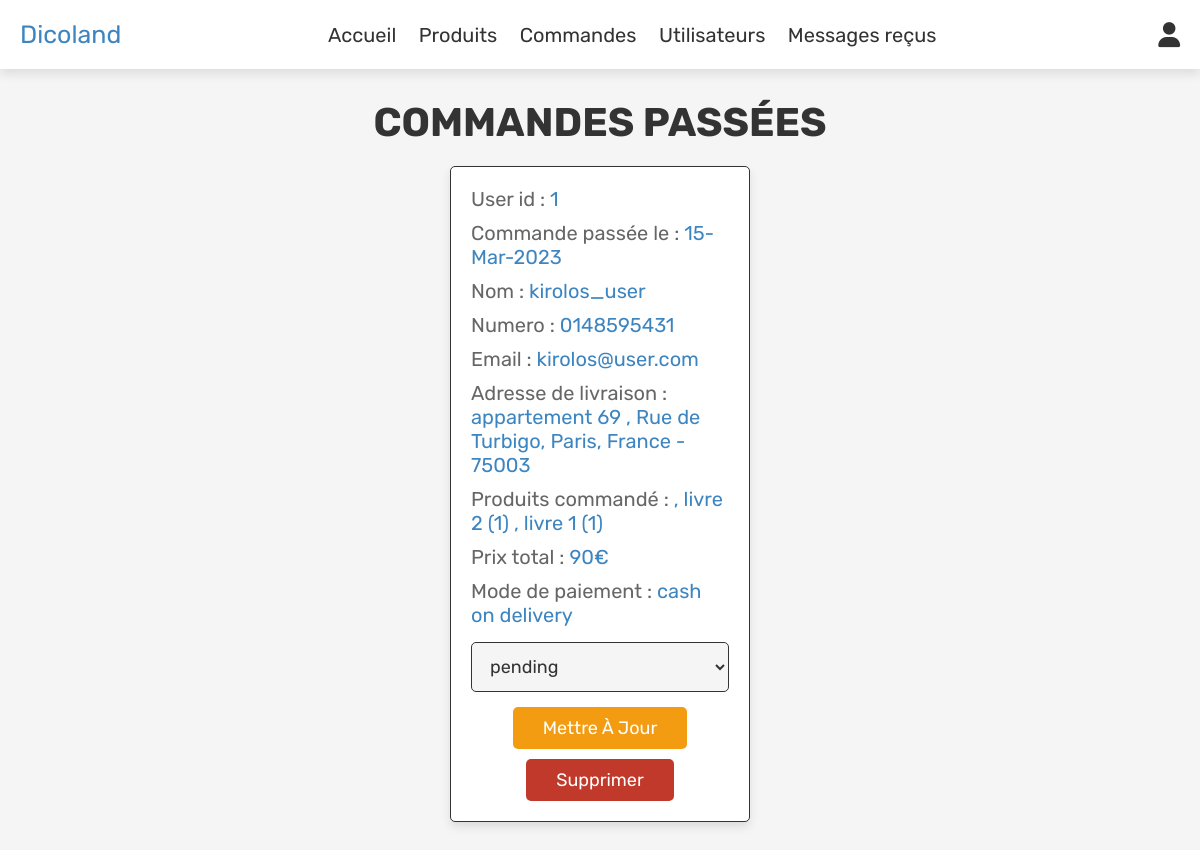
Before: /admin_orders.php (signed in) with the older database file.
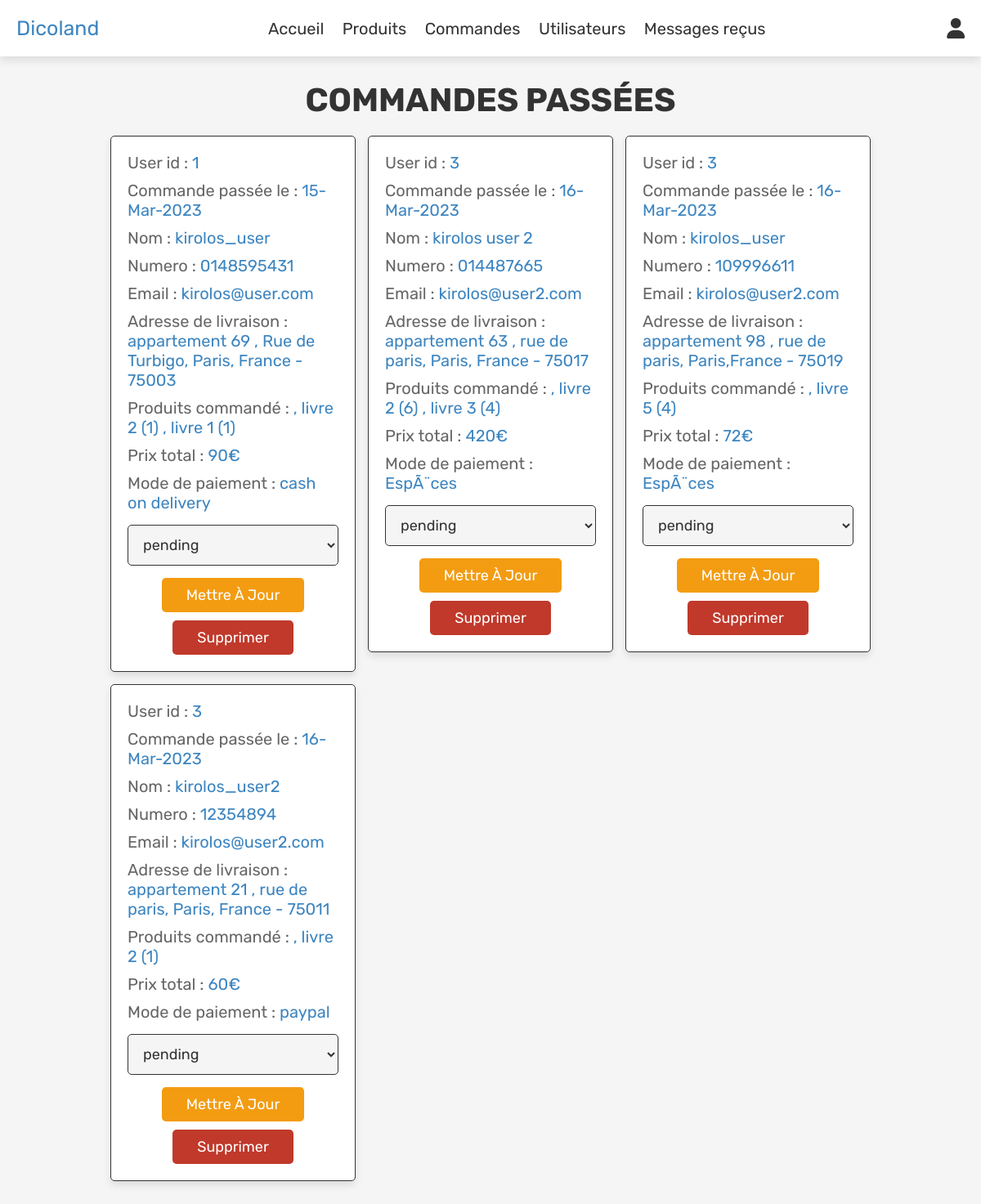
After: the same page with the newer database file.
### tables this page shows
CREATE TABLE `orders` (
  `id` int(100) NOT NULL,
  `user_id` int(100) NOT NULL,
  `name` varchar(100) NOT NULL,
  `number` varchar(12) NOT NULL,
  `email` varchar(100) NOT NULL,
  `method` varchar(50) NOT NULL,
  `address` varchar(500) NOT NULL,
  `total_products` varchar(1000) NOT NULL,
  `total_price` int(100) NOT NULL,
  `placed_on` varchar(50) NOT NULL,
  `payment_status` varchar(20) NOT NULL DEFAULT 'pending'
);

### admin_orders.php (the view, shortened to what this page needs)
<?php
include 'config.php';
?>
<!DOCTYPE html>
<html lang="en">
<head>
   <link rel="stylesheet" href="https://cdnjs.cloudflare.com/ajax/libs/font-awesome/6.0.0/css/all.min.css">
   <link rel="stylesheet" href="css/admin_style.css">
</head>
<body>
<?php include 'admin_header.php'; ?>
<section class="orders">
   <h1 class="title">Commandes passées</h1>
   <div class="box-container">
      <?php
      $select_orders = mysqli_query($conn, "SELECT * FROM `orders`") or die('query failed');
      if(mysqli_num_rows($select_orders) > 0){
         while($fetch_orders = mysqli_fetch_assoc($select_orders)){
      ?>
      <div class="box">
         <p> User id : <span><?php echo $fetch_orders['user_id']; ?></span> </p>
         <p> Commande passée le : <span><?php echo $fetch_orders['placed_on']; ?></span> </p>
         <p> Nom : <span><?php echo $fetch_orders['name']; ?></span> </p>
         <p> Numero : <span><?php echo $fetch_orders['number']; ?></span> </p>
         <p> Email : <span><?php echo $fetch_orders['email']; ?></span> </p>
         <p> Adresse de livraison  : <span><?php echo $fetch_orders['address']; ?></span> </p>
         <p> Produits commandé : <span><?php echo $fetch_orders['total_products']; ?></span> </p>
         <p> Prix total : <span><?php echo $fetch_orders['total_price']; ?>€</span> </p>
         <p> Mode de paiement : <span><?php echo $fetch_orders['method']; ?></span> </p>
         <form action="" method="post">
            <select name="update_payment">
               <option value="" selected disabled><?php echo $fetch_orders['payment_status']; ?></option>
            </select>
            <input type="submit" value="mettre à jour" name="update_order" class="option-btn">
            <a href="admin_orders.php?delete=<?php echo $fetch_orders['id']; ?>" onclick="return confirm('delete this order?');" class="delete-btn">Supprimer</a>
         </form>
      </div>
      <?php
         }
      }else{
         echo '<p class="empty">pas de commande a afficher :/</p>';
      }
      ?>
   </div>
</section>
</body>
</html>

### admin_header.php (shortened to what this page needs)
<header class="header">
   <div class="flex">
      <a href="admin_page.php" class="logo"><span>Dicoland</span></a>
      <nav class="navbar">
         <a href="admin_page.php">Accueil</a>
         <a href="admin_products.php">Produits</a>
         <a href="admin_orders.php">Commandes</a>
         <a href="admin_users.php">Utilisateurs</a>
         <a href="admin_contacts.php">Messages reçus</a>
      </nav>
      <div class="icons">
         <div id="user-btn" class="fas fa-user"></div>
      </div>
   </div>
</header>

### css/admin_style.css (style rules this page uses)
:root { --purple:#3d85c0; --red:#c0392b; --orange:#f39c12; --black:#333; --white:#fff; --light-color:#666; --light-white:#ccc; --light-bg:#f5f5f5; --border:.1rem solid var(--black); --box-shadow:0 .5rem 1rem rgba(0,0,0,.1); }
* { font-family: 'Rubik', sans-serif; margin:0; padding:0; box-sizing: border-box; outline: none; border:none; text-decoration: none; transition:all .2s linear; }
html { font-size: 62.5%; overflow-x: hidden; }
body { background-color: var(--light-bg); }
section { padding:3rem 2rem; }
.title { text-align: center; margin-bottom: 2rem; text-transform: uppercase; color:var(--black); font-size: 4rem; }
.btn, .option-btn, .delete-btn, .white-btn { display: inline-block; margin-top: 1rem; padding:1rem 3rem; cursor: pointer; color:var(--white); font-size: 1.8rem; border-radius: .5rem; text-transform: capitalize; }
.option-btn { background-color: var(--orange); }
.delete-btn { background-color: var(--red); }
.header { position: sticky; top:0; left:0; right:0; z-index: 1000; background-color: var(--white); box-shadow: var(--box-shadow); }
.header .flex { display: flex; align-items: center; padding:2rem; justify-content: space-between; position: relative; max-width: 1200px; margin:0 auto; }
.header .flex .logo { font-size: 2.5rem; color:var(--black); }
.header .flex .logo span { color:var(--purple); }
.header .flex .navbar a { margin:0 1rem; font-size: 2rem; color:var(--black); }
.header .flex .icons div { margin-left: 1.5rem; font-size: 2.5rem; cursor: pointer; color:var(--black); }
.orders .box-container { display: grid; grid-template-columns: repeat(auto-fit, 30rem); justify-content: center; gap:1.5rem; max-width: 1200px; margin:0 auto; align-items: flex-start; }
.orders .box-container .box { background-color: var(--white); padding:2rem; border:var(--border); box-shadow: var(--box-shadow); border-radius: .5rem; }
.orders .box-container .box p { padding-bottom: 1rem; font-size: 2rem; color:var(--light-color); }
.orders .box-container .box p span { color:var(--purple); }
.orders .box-container .box form { text-align: center; }
.orders .box-container .box form select { border-radius: .5rem; margin:.5rem 0; width: 100%; background-color: var(--light-bg); border:var(--border); padding:1.2rem 1.4rem; font-size: 1.8rem; color:var(--black); }

Changed rows visible on the page:
added orders: user "3", placed_on "16-Mar-2023", name "kirolos user 2", number "014487665", email "kirolos@user2.com", address "appartement 63 , rue de paris, Paris, France - 75017", total_products ", livre 2 (6) , livre 3 (4)", total_price "420", method "EspÃ¨ces", update_payment "pending"
added orders: user "3", placed_on "16-Mar-2023", name "kirolos_user", number "109996611", email "kirolos@user2.com", address "appartement 98 , rue de paris, Paris,France - 75019", total_products ", livre 5 (4)", total_price "72", method "EspÃ¨ces", update_payment "pending"
added orders: user "3", placed_on "16-Mar-2023", name "kirolos_user2", number "12354894", email "kirolos@user2.com", address "appartement 21 , rue de paris, Paris, France - 75011", total_products ", livre 2 (1)", total_price "60", method "paypal", update_payment "pending"
